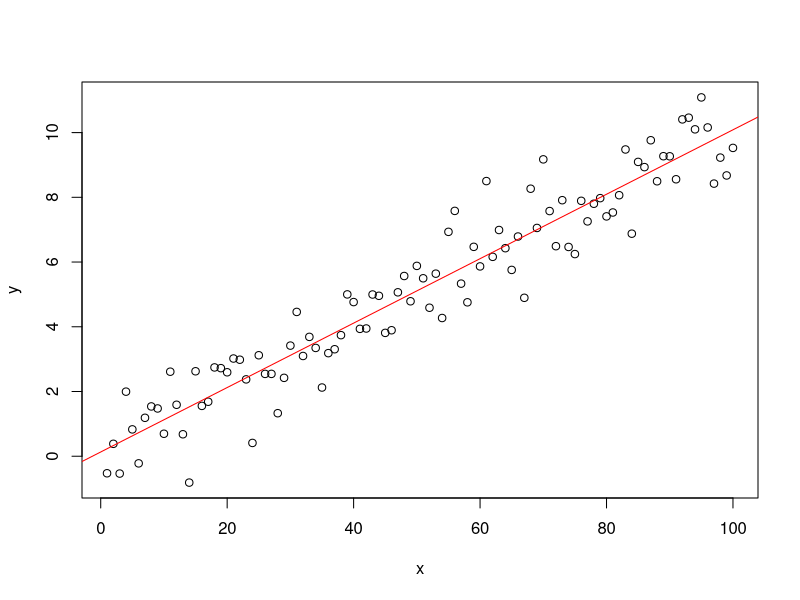

The R source for this figure:
##########################################################################################################################################

#(주의) ->  순차적으로 코드를 실행하는 것을 권함!

#에러 발생 시 github Finance/R-Finance-Programming 경로에 issue를 남기면 확인

##########################################################################################################################################


## regression_회귀분석

# 독립변수 x와 종속변수 y에 대한 회귀분석 결과를 원래 데이터와 함께 그리는 방법.

set.seed(1)
err<-rnorm(100)
x<-1:100
y<-x/10+err
m<-lm(y~x)           # lm(y~x)는 y를 x에 관해 선형회귀분석함을 의미함.
plot(y~x)
abline(m,col='red')


############################################################결과값(print)#################################################################

# 그래프 찍어보기.

# > set.seed(1)
# Warning messages:
#   1: In library(package, lib.loc = lib.loc, character.only = TRUE, logical.return = TRUE,  :
#                   there is no package called ‘biomaRt’
#                 2: In library(package, lib.loc = lib.loc, character.only = TRUE, logical.return = TRUE,  :
#                                 there is no package called ‘RISmed’
#                               > err<-rnorm(100)
#                               > x<-1:100
#                               > y<-x/10+err
#                               > m<-lm(y~x)           # lm(y~x)는 y를 x에 관해 선형회귀분석함을 의미함.
#                               > plot(y~x)
#                               > abline(m,col='red')

##########################################################################################################################################
